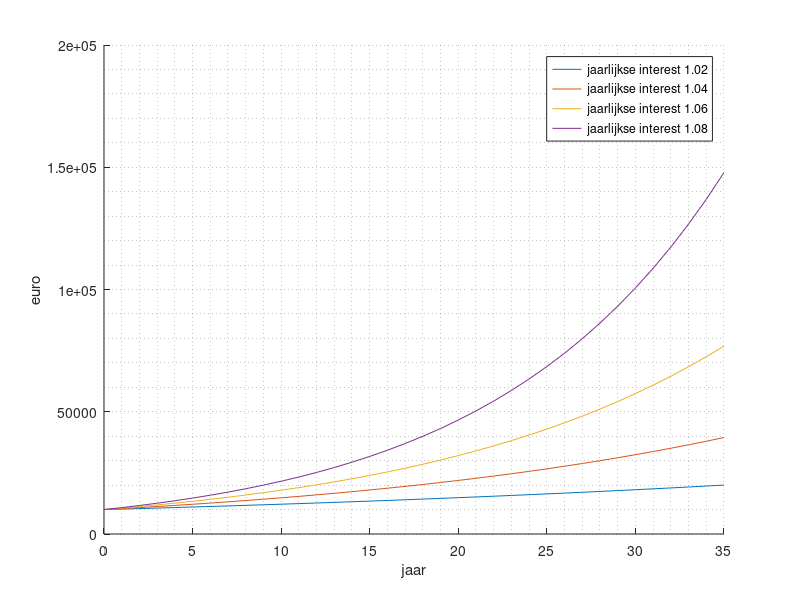

Source code (MATLAB):
clc
clear variables
close all


start=10000;
interests=[1.02:0.02:1.08];

str_legend='legend(';

for i=1:length(interests)
interest=interests(i);
year=[0:35];

figure(1)
hold on
plot(year,start*interest.^year)
str_legend=[str_legend,char(39),'jaarlijkse interest ',num2str(interest),char(39),','];

end

xlabel('jaar')
ylabel('euro')
grid minor

str_legend=[str_legend(1:end-1),')'];
eval(str_legend)